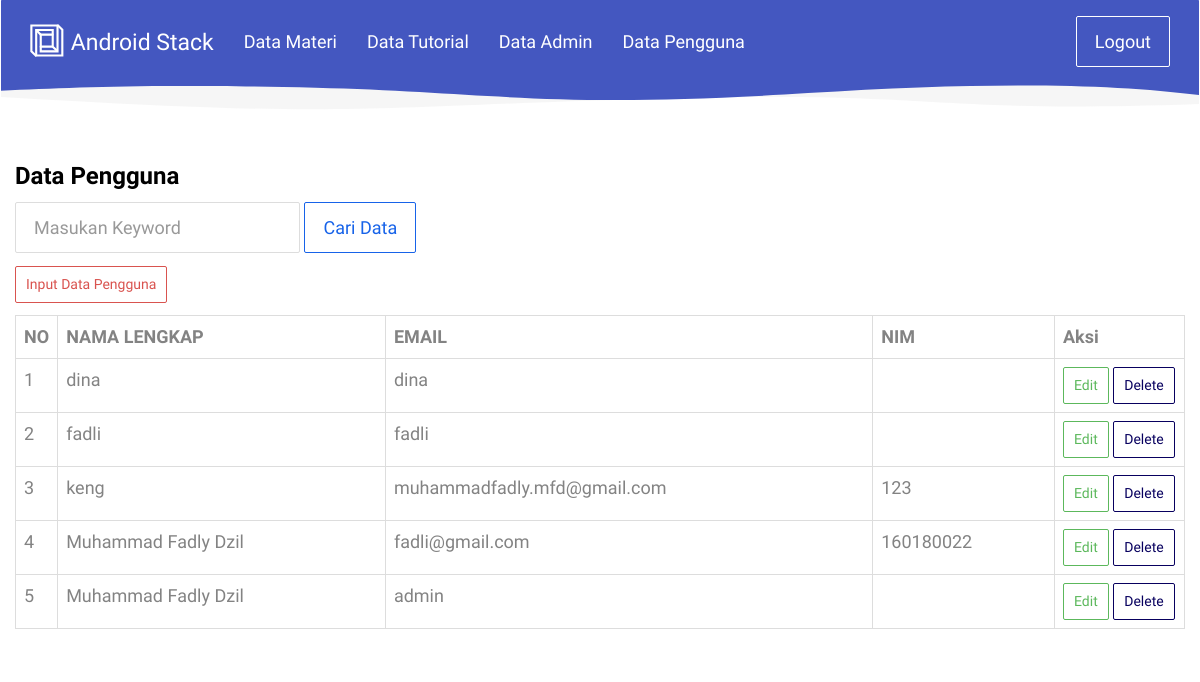
The app's page /webservice/member.php (signed in) with its own data.
### tables this page shows
CREATE TABLE IF NOT EXISTS `member` (
`user_id` int(11) NOT NULL,
  `username` varchar(50) NOT NULL,
  `full_name` varchar(50) NOT NULL,
  `password_hash` varchar(256) NOT NULL,
  `salt` varchar(256) NOT NULL,
  `created_date` datetime NOT NULL DEFAULT CURRENT_TIMESTAMP,
  `nim` text NOT NULL,
  `alamat` text NOT NULL
);

### webservice/member.php (the view, shortened to what this page needs)
<?php
include 'header.php';
?>
<div class="container">
    <div class="row">
        <div class="col-8">
            <h3>Data Pengguna</h3>
        </div>
        <div class="col-4">
            <form method="POST" class="form-inline" action="<?php echo $_SERVER['PHP_SELF'] ?>">
                <div class="form-group mx-sm-3 mb-2">
                    <input type="text" class="form-control" name="keyword" placeholder="Masukan Keyword">
                </div>
                <button name="pencarian" type="submit" class="btn btn-primary mb-2">Cari Data</button>
                <p></p></form>
        </div>
    </div>
    <div class="row">
        <div class="col-12">
            <p><a href="member/input_member.php" class="btn btn-danger btn-sm">Input Data Pengguna</a></p>
            <table class="table table-bordered">
                <tr>
                    <th width="10px;">NO</th>
                    <th>NAMA LENGKAP</th>
                    <th>EMAIL</th>
                    <th>NIM</th>
                    <th width="130">Aksi</th>
                </tr>
                <?php
                $batas = 6;
                $halaman = isset($_GET['hal']) ? $_GET['hal'] : 0;
                if (isset($_POST['pencarian'])) {
                    $keyword = $_POST['keyword'];
                    $sql = "SELECT * from member where full_name like '%$keyword%' order by full_name ASC limit $halaman,$batas";
                } else {
                    $sql = "SELECT * from member order by full_name ASC limit $halaman,$batas";
                }
                $member = mysqli_query($konek, $sql);
                $no=1;
                while ($row = mysqli_fetch_array($member)) {
                    echo "<tr>
                <td>$no</td>
                <td>$row[full_name]</td>
                <td>$row[username]</td>
                <td>$row[nim]</td>
                <td><a href='member/edit_member.php?id=$row[user_id]' class='btn btn-success btn-sm'>Edit</a>
                <a href='member/delete_member.php?id=$row[user_id]' class='btn btn-info btn-sm'>Delete</a>
                </td>
                </tr>";
                    $no++;
                }
                ?>
            </table>
        </div>
    </div>
</div>
<?php
include 'footer.php';
?>

### records on screen
member: full_name "dina", username "dina"
member: full_name "fadli", username "fadli"
member: full_name "keng", username "muhammadfadly.mfd@gmail.com", nim "123"
member: full_name "Muhammad Fadly Dzil", username "fadli@gmail.com", nim "160180022"
member: full_name "Muhammad Fadly Dzil", username "admin"
